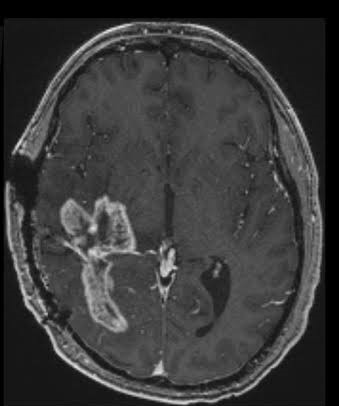
#> input picture data/Testing/glioma/Te-gl_102.jpg, 339 x 406 px; its folder holds only this picture in this run
$ python predict.py data/Testing/glioma/Te-gl_102.jpg   (older library calls are emulated)
#> lines starting #> are read from the running program, lines starting #| are printed output that depends on the picture
### data/features.py
import numpy as np
from skimage.feature import graycomatrix, graycoprops, local_binary_pattern
from scipy.stats import skew, kurtosis

class FeatureExtractor:
    def __init__(self):
        # LBP parameters
        self.radius = 3
        self.n_points = 8 * self.radius

        # GLCM parameters
        self.distances = [1]
        self.angles = [0, np.pi/4, np.pi/2, 3*np.pi/4] # 0, 45, 90, 135 degrees

    def extract_glcm(self, image: np.ndarray) -> np.ndarray:
        """
        Extracts rotationally invariant texture features.
        """
        glcm = graycomatrix(image, distances=self.distances, angles=self.angles,
                            levels=256, symmetric=True, normed=True)

        features = []
        for prop in ['contrast', 'dissimilarity', 'homogeneity', 'energy', 'correlation']:
            # Average across all angles to ensure slice/orientation agnosticism
            features.append(graycoprops(glcm, prop).mean())

        return np.array(features)

    def extract_lbp(self, image: np.ndarray) -> np.ndarray:
        """
        Extracts micro-pattern edge histograms.
        """
        lbp = local_binary_pattern(image, self.n_points, self.radius, method='uniform')

        # Calculate the histogram of LBP
        n_bins = int(lbp.max() + 1)
        hist, _ = np.histogram(lbp.ravel(), bins=n_bins, range=(0, n_bins), density=True)

        return hist

    def extract_statistics(self, image: np.ndarray) -> np.ndarray:
        """
        Extracts first-order intensity features.
        """
        pixels = image.ravel()
        features = [
            np.mean(pixels),
            np.std(pixels),
            skew(pixels),
            kurtosis(pixels)
        ]
        return np.array(features)

    def extract_grid_statistics(self, image: np.ndarray, grid_size: int = 4) -> np.ndarray:
        """
        Divides the image into a grid (e.g., 4x4) and calculates the local mean
        and variance for each sector. Captures localized intensity abnormalities
        (like diffuse gliomas) that get washed out in global statistics.
        """
        h, w = image.shape
        grid_h, grid_w = h // grid_size, w // grid_size

        grid_features = []

        for i in range(grid_size):
            for j in range(grid_size):
                # Extract the local patch
                patch = image[i*grid_h : (i+1)*grid_h, j*grid_w : (j+1)*grid_w]

                # Calculate regional intensity signatures
                patch_mean = np.mean(patch)
                patch_std = np.std(patch)

                grid_features.extend([patch_mean, patch_std])

        return np.array(grid_features)


    def extract_all(self, image: np.ndarray) -> np.ndarray:
        """
        Combines all features into a single 1D vector.
        """
        glcm_feats = self.extract_glcm(image)
        lbp_feats = self.extract_lbp(image)
        stat_feats = self.extract_statistics(image)
        grid_feats = self.extract_grid_statistics(image, grid_size=8)

        return np.concatenate([glcm_feats, lbp_feats, stat_feats, grid_feats])


def transform_dataset(X_images: np.ndarray) -> np.ndarray:
    """
    Applies the FeatureExtractor to an entire dataset of images.
    """
    extractor = FeatureExtractor()
    X_features = []

    print(f"Extracting features for {len(X_images)} images...")
    for i, img in enumerate(X_images):
        if i > 0 and i % 500 == 0:
            print(f" -> Processed {i}/{len(X_images)} images")

        features = extractor.extract_all(img)
        X_features.append(features)

    X = np.array(X_features)
    print("Feature matrix shape:", X.shape)
    return X

### predict.py
import sys
import os
import cv2
import numpy as np
import joblib

# Import your custom feature extractor
from data.features import transform_dataset

def main():
    if len(sys.argv) != 2:
        print("Usage: python predict.py <path_to_mri_image>")
        sys.exit(1)

    image_path = sys.argv[1]

    if not os.path.exists(image_path):
        print(f"Error: Image '{image_path}' not found.")
        sys.exit(1)

    print(f"--- Analyzing Scan: {os.path.basename(image_path)} ---")

    # 1. Load and Standardize Image
    try:
        # Read as grayscale
        img = cv2.imread(image_path, cv2.IMREAD_GRAYSCALE)
#> img is the input picture: shape (406, 339); min 0, max 232, mean 58.2
        # Resize to pipeline standard
        img_resized = cv2.resize(img, (128, 128))
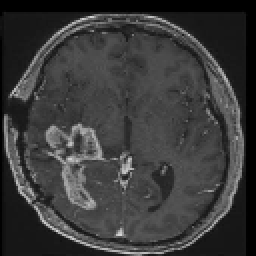
#> img_resized: shape (128, 128) (shown 2 times larger); min 0, max 217, mean 58.1
    except Exception as e:
        print(f"Error processing image: {e}")
        sys.exit(1)

    # 2. Extract Features
    print("Extracting 163-dimensional feature space...")
    single_img_array = np.expand_dims(img_resized, axis=0)
    raw_features = transform_dataset(single_img_array)
#> (printed output is left out)
#> the loop in transform_dataset, `for i, img in enumerate(X_images):` made 1 pass
#> (glcm_feats in extract_all, stat_feats in extract_all) on pass 1: ([511, 11.34, 0.289, 0.0836, 0.801], [58.13, 36.07, 0.605, 0.825])
#> pass 1, in extract_lbp, `lbp = local_binary_pattern(image, self.n_points, self.radius, method='..`:
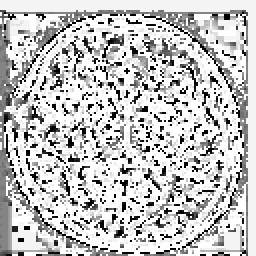
#> lbp: shape (128, 128) float64 (shown 2 times larger); min 0, max 25, mean 19.1; drawn with min black and max white
#> after the loop in transform_dataset, `for i, img in enumerate(X_images):`: X_features = 1 item
#| Feature matrix shape: (1, 163)

    # 3. Load Models
    print("Loading pre-trained Classical Models...")
    try:
        svm_pipeline = joblib.load("./models/svm_pipeline.pkl")
        rf_pipeline = joblib.load("./models/rf_pipeline.pkl")
    except FileNotFoundError:
        print("Error: Model weights not found in './models/'. Please run train_classical.py first.")
#> (the run stopped early here; a loop or call above may not have finished)

$ run again, on data/Testing/glioma/Te-gl_135.jpg
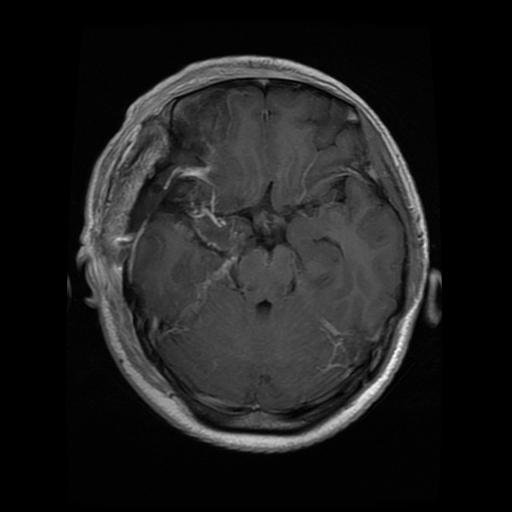
#> input picture data/Testing/glioma/Te-gl_135.jpg, 512 x 512 px
#> in main, img is the input picture: shape (512, 512); min 0, max 253, mean 30.2
#> in main, `img_resized = cv2.resize(img, (128, 128))`:
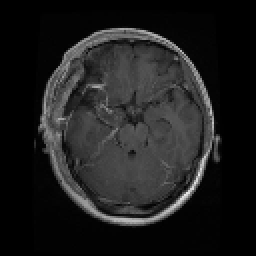
#> img_resized: shape (128, 128) (shown 2 times larger); min 0, max 237, mean 30.3
#> (printed output is left out)
#> the loop in transform_dataset, `for i, img in enumerate(X_images):` made 1 pass
#> (glcm_feats in extract_all, stat_feats in extract_all) on pass 1: ([343.8, 7.28, 0.555, 0.31, 0.889], [30.27, 39.29, 1.24, 1.18])
#> pass 1, in extract_lbp, `lbp = local_binary_pattern(image, self.n_points, self.radius, method='..`:
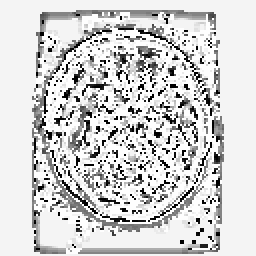
#> lbp: shape (128, 128) float64 (shown 2 times larger); min 0, max 25, mean 20.5; drawn with min black and max white
#> after the loop in transform_dataset, `for i, img in enumerate(X_images):`: X_features = 1 item
#| Feature matrix shape: (1, 163)

$ run again, on data/Testing/glioma/Te-gl_129.jpg
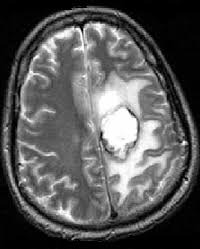
#> input picture data/Testing/glioma/Te-gl_129.jpg, 200 x 249 px
#> in main, img is the input picture: shape (249, 200); min 0, max 255, mean 88.5
#> in main, `img_resized = cv2.resize(img, (128, 128))`:
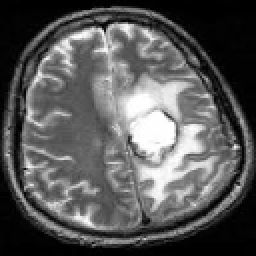
#> img_resized: shape (128, 128) (shown 2 times larger); min 0, max 255, mean 88.4
#> (printed output is left out)
#> the loop in transform_dataset, `for i, img in enumerate(X_images):` made 1 pass
#> (glcm_feats in extract_all, stat_feats in extract_all) on pass 1: ([683.8, 16.18, 0.228, 0.0698, 0.933], [88.38, 71.42, 0.442, -0.6])
#> pass 1, in extract_lbp, `lbp = local_binary_pattern(image, self.n_points, self.radius, method='..`:
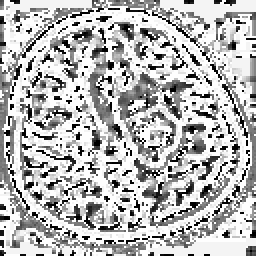
#> lbp: shape (128, 128) float64 (shown 2 times larger); min 0, max 25, mean 17.9; drawn with min black and max white
#> after the loop in transform_dataset, `for i, img in enumerate(X_images):`: X_features = 1 item
#| Feature matrix shape: (1, 163)
